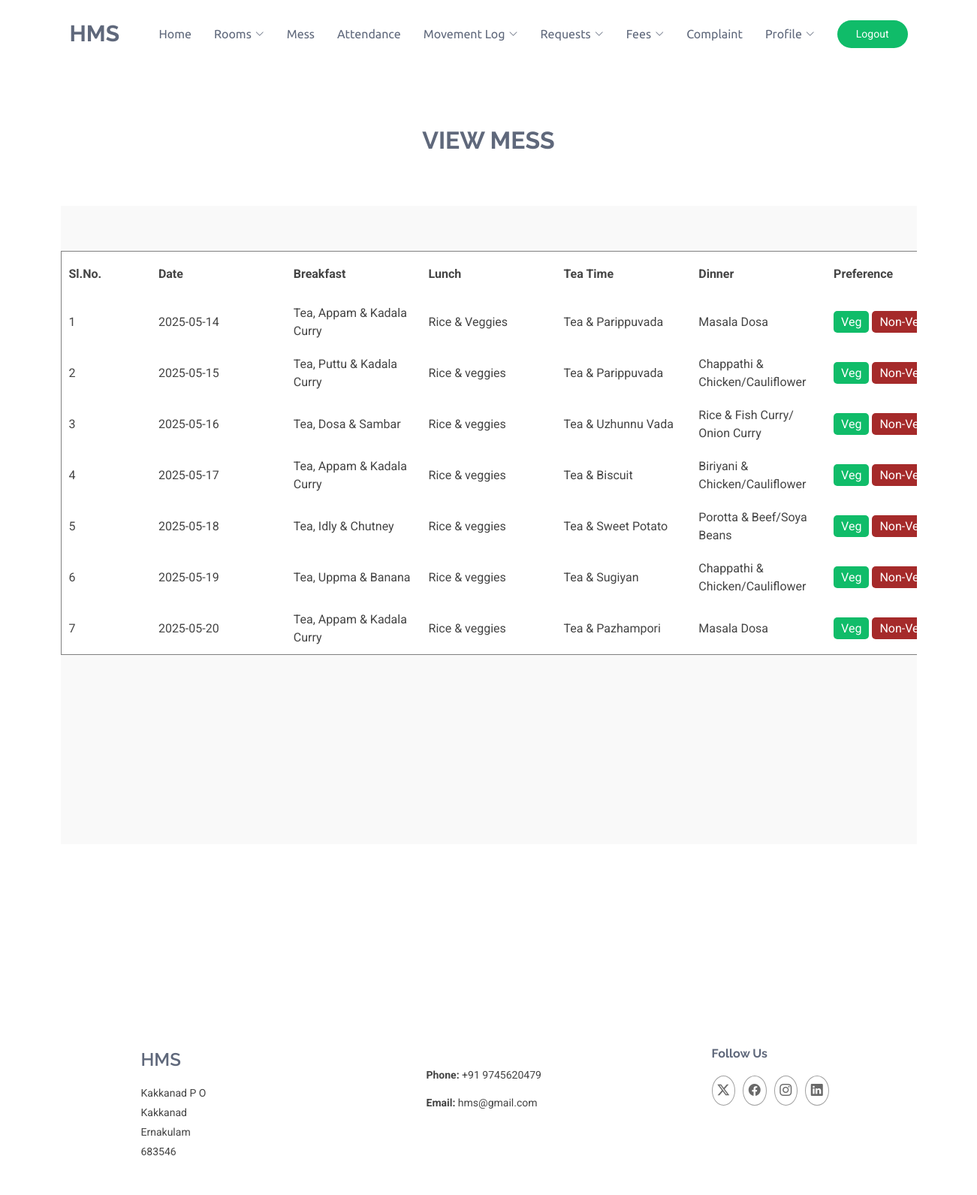
Page /Student/view_add_MessPreference.php (signed in) on the committed database.
### tables this page shows
CREATE TABLE `tbl_mess` (
  `mess_id` int(11) NOT NULL,
  `mess_date` date NOT NULL,
  `breakfast` varchar(100) NOT NULL,
  `lunch` varchar(100) NOT NULL,
  `tea_time` varchar(100) NOT NULL,
  `dinner` varchar(100) NOT NULL,
  `veg_status` int(11) NOT NULL,
  `nonveg_status` int(11) NOT NULL
);

### Student/view_add_MessPreference.php (the view, shortened to what this page needs)
<?php
include("../Assets/Connection/Connection.php");
$selUser = "select * from tbl_student where user_id='" . $_SESSION["user_id"] . "'";
$rowu = $con->query($selUser);
$datau = $rowu->fetch_assoc();
if ($datau["verification_status"] == 1 || $datau["verification_status"] == 3 ) {
?>
<!DOCTYPE html>
<html lang="en">
<head>
    <link rel="stylesheet" href="https://cdnjs.cloudflare.com/ajax/libs/font-awesome/4.7.0/css/font-awesome.min.css">
    <link href="../Assets/Template/Student/vendor/bootstrap/css/bootstrap.min.css" rel="stylesheet">
    <link href="../Assets/Template/Student/vendor/bootstrap-icons/bootstrap-icons.css" rel="stylesheet">
    <link href="../Assets/Template/Student/vendor/aos/aos.css" rel="stylesheet">
    <link href="../Assets/Template/Student/vendor/glightbox/css/glightbox.min.css" rel="stylesheet">
    <link href="../Assets/Template/Student/vendor/swiper/swiper-bundle.min.css" rel="stylesheet">
    <link href="../Assets/Template/Student/css/main.css" rel="stylesheet">
</head>
<body class="index-page">
<?php
    include("header.php");
    ?>
    <main class="main">
        <div class="container section-title" data-aos="fade-up">
            <br><br>
            <h2>View Mess</h2>
            <br><br>
            <section id="services" class="services section light-background">
                <form id="form1" name="form1" method="post" action="" enctype="multipart/form-data">
                    <center>
                        <table width="1200" border="1" cellpadding="10">
                            <tr>
                                <th width="10%" height="60px">Sl.No.</th>
                                <th width="15%">Date</th>
                                <th width="15%">Breakfast</th>
                                <th width="15%">Lunch</th>
                                <th width="15%">Tea Time</th>
                                <th width="15%">Dinner</th>
                                <th width="15%">Preference</th>
                            </tr>
                            <?php
                            $selRequest = "select * from tbl_mess where mess_date>=curdate()";
                            $row = $con->query($selRequest);
                            $i = 0;
                            while ($data = $row->fetch_assoc()) {
                                $i++;
                            ?>
                                <tr>
                                    <td><?php echo $i ?><input type="hidden" name="messid" id="messid" value="<?php echo $data["mess_id"] ?>" readonly /></td>
                                    <td><?php echo $data["mess_date"] ?></td>
                                    <td><?php echo $data["breakfast"] ?></td>
                                    <td><?php echo $data["lunch"] ?></td>
                                    <td><?php echo $data["tea_time"] ?></td>
                                    <td><?php echo $data["dinner"] ?></td>
                                    <td>
                                        <?php
                                        $selectfrompreference = "select * from tbl_messpreference where mess_id= '" . $data["mess_id"] . "' and user_id='" . $_SESSION["user_id"] . "'";
                                        $rowselectfrompreference = $con->query($selectfrompreference);
                                        $dataselectfrompreference = $rowselectfrompreference->fetch_assoc();
                                        if (mysqli_num_rows($rowselectfrompreference) == 0) {
                                        ?>
                                            <a href="view_add_MessPreference.php?vid=<?php echo $data["mess_id"];?>" class="buttoncolorveg">Veg</a>
                                            <a href="view_add_MessPreference.php?nvid=<?php echo $data["mess_id"];?>" class="buttoncolornonveg">Non-Veg</a>
                                        <?php
                                        } else {
                                            if ($dataselectfrompreference["preference_status"] == 1) echo "Veg";
                                            else if ($dataselectfrompreference["preference_status"] == 2) echo "Non Veg";
                                        }
                                        ?>
                                    </td>
                                </tr>
                            <?php
                            }
                            ?>
                        </table>
                    </center>
                </form>
                <br><br><br><br><br><br><br><br>
            </section>
        </div>
    </main>
    <br><br><br><br>
    <?php
    include("footer.php");
    ?>
</body>
</html>
<?php
}
?>

### Assets/Template/Student/css/main.css (style rules this page uses)
:root { --default-font: "Roboto", system-ui, -apple-system, "Segoe UI", Roboto, "Helvetica Neue", Arial, "Noto Sans", "Liberation Sans", sans-serif, "Apple Color Emoji", "Segoe UI Emoji", "Segoe UI Symbol", "Noto Color Emoji"; --heading-font: "Raleway", sans-serif; --nav-font: "Ubuntu", sans-serif; }
:root { --background-color: #ffffff; --default-color: #444444; --heading-color: #5f687b; --accent-color: #10bc69; --surface-color: #ffffff; --contrast-color: #ffffff; }
:root { --nav-color: #5f687b; --nav-hover-color: #10bc69; --nav-mobile-background-color: #ffffff; --nav-dropdown-background-color: #ffffff; --nav-dropdown-color: #5f687b; --nav-dropdown-hover-color: #10bc69; }
.light-background { --background-color: #f9f9f9; --surface-color: #ffffff; }
:root { scroll-behavior: smooth; }
body { color: var(--default-color); background-color: var(--background-color); font-family: var(--default-font); }
a { color: var(--accent-color); text-decoration: none; transition: 0.3s; }
h1, h2, h3, h4, h5, h6 { color: var(--heading-color); font-family: var(--heading-font); }
section, .section { color: var(--default-color); background-color: var(--background-color); padding: 60px 0; scroll-margin-top: 100px; overflow: clip; }
.section-title { text-align: center; padding: 30px 0; margin-bottom: 30px; position: relative; }
.section-title h2 { font-size: 32px; font-weight: 700; text-transform: uppercase; margin-bottom: 20px; padding-bottom: 0; position: relative; z-index: 2; }

### Student/view_add_MessPreference.php (style rules this page uses)
.buttoncolorveg { color: var(--contrast-color); background: var(--accent-color); border: 0; padding: 5px 10px; transition: 0.4s; border-radius: 5px; }
.buttoncolornonveg { color: var(--contrast-color); background: brown; border: 0; padding: 5px 10px; transition: 0.4s; border-radius: 5px; }
table { background-color: white; border: 0.5px solid grey; }

### rows in the picture
tbl_mess: mess_date "2025-05-14", breakfast "Tea, Appam & Kadala Curry", lunch "Rice & Veggies", tea_time "Tea & Parippuvada", dinner "Masala Dosa"
tbl_mess: mess_date "2025-05-15", breakfast "Tea, Puttu & Kadala Curry", lunch "Rice & veggies", tea_time "Tea & Parippuvada", dinner "Chappathi & Chicken/Cauliflower"
tbl_mess: mess_date "2025-05-16", breakfast "Tea, Dosa & Sambar", lunch "Rice & veggies", tea_time "Tea & Uzhunnu Vada", dinner "Rice & Fish Curry/ Onion Curry"
tbl_mess: mess_date "2025-05-17", breakfast "Tea, Appam & Kadala Curry", lunch "Rice & veggies", tea_time "Tea & Biscuit", dinner "Biriyani & Chicken/Cauliflower"
tbl_mess: mess_date "2025-05-18", breakfast "Tea, Idly & Chutney", lunch "Rice & veggies", tea_time "Tea & Sweet Potato", dinner "Porotta & Beef/Soya Beans"
tbl_mess: mess_date "2025-05-19", breakfast "Tea, Uppma & Banana", lunch "Rice & veggies", tea_time "Tea & Sugiyan", dinner "Chappathi & Chicken/Cauliflower"
tbl_mess: mess_date "2025-05-20", breakfast "Tea, Appam & Kadala Curry", lunch "Rice & veggies", tea_time "Tea & Pazhampori", dinner "Masala Dosa"
